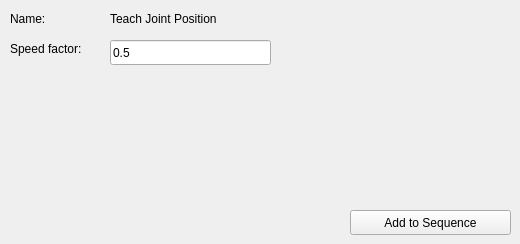
        <widget class="QWidget" name="page_8">
         <widget class="QLabel" name="label_54">
          <property name="geometry">
           <rect>
            <x>110</x>
            <y>10</y>
            <width>181</width>
            <height>17</height>
           </rect>
          </property>
          <property name="text">
           <string>Teach Joint Position</string>
          </property>
         </widget>
         <widget class="QLabel" name="label_55">
          <property name="geometry">
           <rect>
            <x>10</x>
            <y>10</y>
            <width>91</width>
            <height>17</height>
           </rect>
          </property>
          <property name="text">
           <string>Name:</string>
          </property>
         </widget>
         <widget class="QLabel" name="label_56">
          <property name="geometry">
           <rect>
            <x>10</x>
            <y>40</y>
            <width>91</width>
            <height>17</height>
           </rect>
          </property>
          <property name="text">
           <string>Speed factor:</string>
          </property>
         </widget>
         <widget class="QPushButton" name="pushButton_32">
          <property name="geometry">
           <rect>
            <x>350</x>
            <y>210</y>
            <width>161</width>
            <height>25</height>
           </rect>
          </property>
          <property name="text">
           <string>Add to Sequence</string>
          </property>
         </widget>
         <widget class="QLineEdit" name="lineEdit_27">
          <property name="geometry">
           <rect>
            <x>110</x>
            <y>40</y>
            <width>161</width>
            <height>25</height>
           </rect>
          </property>
          <property name="text">
           <string>0.5</string>
          </property>
         </widget>
        </widget>
